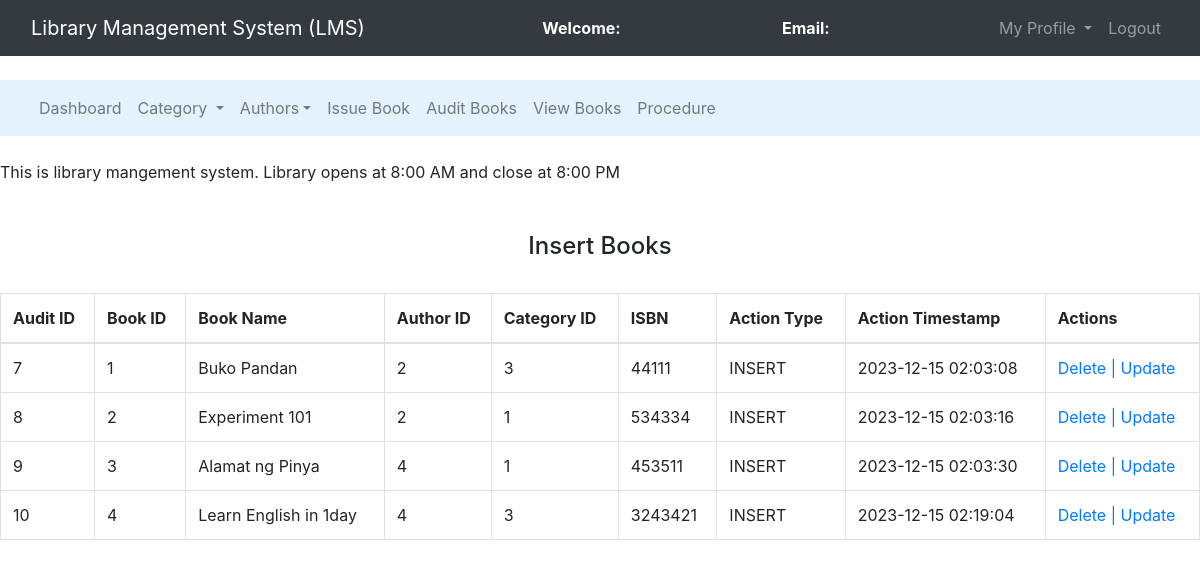
The page /admin/audit_books.php on the database its author committed.
### tables this page shows
CREATE TABLE `insert_audit` (
  `audit_id` int(11) NOT NULL,
  `book_id` int(11) DEFAULT NULL,
  `book_name` varchar(255) DEFAULT NULL,
  `author_id` int(11) DEFAULT NULL,
  `cat_id` int(11) DEFAULT NULL,
  `ISBN` varchar(255) DEFAULT NULL,
  `action_type` varchar(50) DEFAULT NULL,
  `action_timestamp` timestamp NOT NULL DEFAULT current_timestamp(),
  `action_description` text DEFAULT NULL
);

### admin/audit_books.php (the view, shortened to what this page needs)
<?php
	$connection = mysqli_connect("localhost","root","");
$query = "SELECT * FROM insert_audit";
$query_run = mysqli_query($connection, $query);
?>
<!DOCTYPE html>
<html>
<head>
	<link rel="stylesheet" type="text/css" href="../bootstrap-4.4.1/css/bootstrap.min.css">
</head>
<body>
	<nav class="navbar navbar-expand-lg navbar-dark bg-dark">
		<div class="container-fluid">
			<div class="navbar-header">
				<a class="navbar-brand" href="admin_dashboard.php">Library Management System (LMS)</a>
			</div>
			<font style="color: white"><span><strong>Welcome: <?php echo $_SESSION['name'];?></strong></span></font>
			<font style="color: white"><span><strong>Email: <?php echo $_SESSION['email'];?></strong></font>
		    <ul class="nav navbar-nav navbar-right">
		      <li class="nav-item dropdown">
	        	<a class="nav-link dropdown-toggle" data-toggle="dropdown">My Profile </a>
		      </li>
		      <li class="nav-item">
		        <a class="nav-link" href="../logout.php">Logout</a>
		      </li>
		    </ul>
		</div>
	</nav><br>
	<nav class="navbar navbar-expand-lg navbar-light" style="background-color: #e3f2fd">
		<div class="container-fluid">
		    <ul class="nav navbar-nav navbar-center">
		      <li class="nav-item">
		        <a class="nav-link" href="admin_dashboard.php">Dashboard</a>
		      <li class="nav-item dropdown">
	        	<a class="nav-link dropdown-toggle" data-toggle="dropdown">Category </a>
		      </li>
		      <li class="nav-item dropdown">
	        	<a class="nav-link dropdown-toggle" data-toggle="dropdown">Authors</a>
		      </li>
	          <li class="nav-item">
		        <a class="nav-link" href="issue_book.php">Issue Book</a>
		      </li>
              <li class="nav-item">
		        <a class="nav-link" href="audit_books.php">Audit Books</a>
		      </li>
			  <li class="nav-item">
		        <a class="nav-link" href="view_page.php">View Books</a>
		      </li>
			  </li>
                <li class="nav-item">
		        <a class="nav-link" href="procedure.php">Procedure</a>
		      </li>
		    </ul>
		</div>
	</nav><br>
	<span><marquee>This is library mangement system. Library opens at 8:00 AM and close at 8:00 PM</marquee></span><br><br>
    <center><h4>Insert Books</h4><br></center>
    <div class="row">
        <div class="col-md-12">
            <table class="table table-bordered table-hover">
                <thead>
                    <tr>
                        <th>Audit ID</th>
                        <th>Book ID</th>
                        <th>Book Name</th>
                        <th>Author ID</th>
                        <th>Category ID</th>
                        <th>ISBN</th>
                        <th>Action Type</th>
                        <th>Action Timestamp</th>
                        <th>Actions</th>
                    </tr>
                </thead>
                <tbody>
                    <?php
                    while ($row = mysqli_fetch_assoc($query_run)) {
                        echo '<tr>';
                        echo '<td>' . $row["audit_id"] . '</td>';
                        echo '<td>' . $row["book_id"] . '</td>';
                        echo '<td>' . $row["book_name"] . '</td>';
                        echo '<td>' . $row["author_id"] . '</td>';
                        echo '<td>' . $row["cat_id"] . '</td>';
                        echo '<td>' . $row["ISBN"] . '</td>';
                        echo '<td>' . $row["action_type"] . '</td>';
                        echo '<td>' . $row["action_timestamp"] . '</td>';
                        echo '<td>';
                        echo '<a href="delete_audit_books.php?audit_id=' . $row["audit_id"] . '">Delete | </a>';
                        echo '<a href="update_audit_books.php?audit_id=' . $row["audit_id"] . '">Update</a>';
                        echo '</td>';
                        echo '</tr>';
                    }
                    ?>
                </tbody>
            </table>
        </div>
    </div>
</body>
</html>

### rows shown on the page
insert_audit: audit_id "7", book "1", book_name "Buko Pandan", author "2", cat "3", ISBN "44111", action_type "INSERT", action_timestamp "2023-12-15 02:03:08"
insert_audit: audit_id "8", book "2", book_name "Experiment 101", author "2", cat "1", ISBN "534334", action_type "INSERT", action_timestamp "2023-12-15 02:03:16"
insert_audit: audit_id "9", book "3", book_name "Alamat ng Pinya", author "4", cat "1", ISBN "453511", action_type "INSERT", action_timestamp "2023-12-15 02:03:30"
insert_audit: audit_id "10", book "4", book_name "Learn English in 1day", author "4", cat "3", ISBN "3243421", action_type "INSERT", action_timestamp "2023-12-15 02:19:04"
